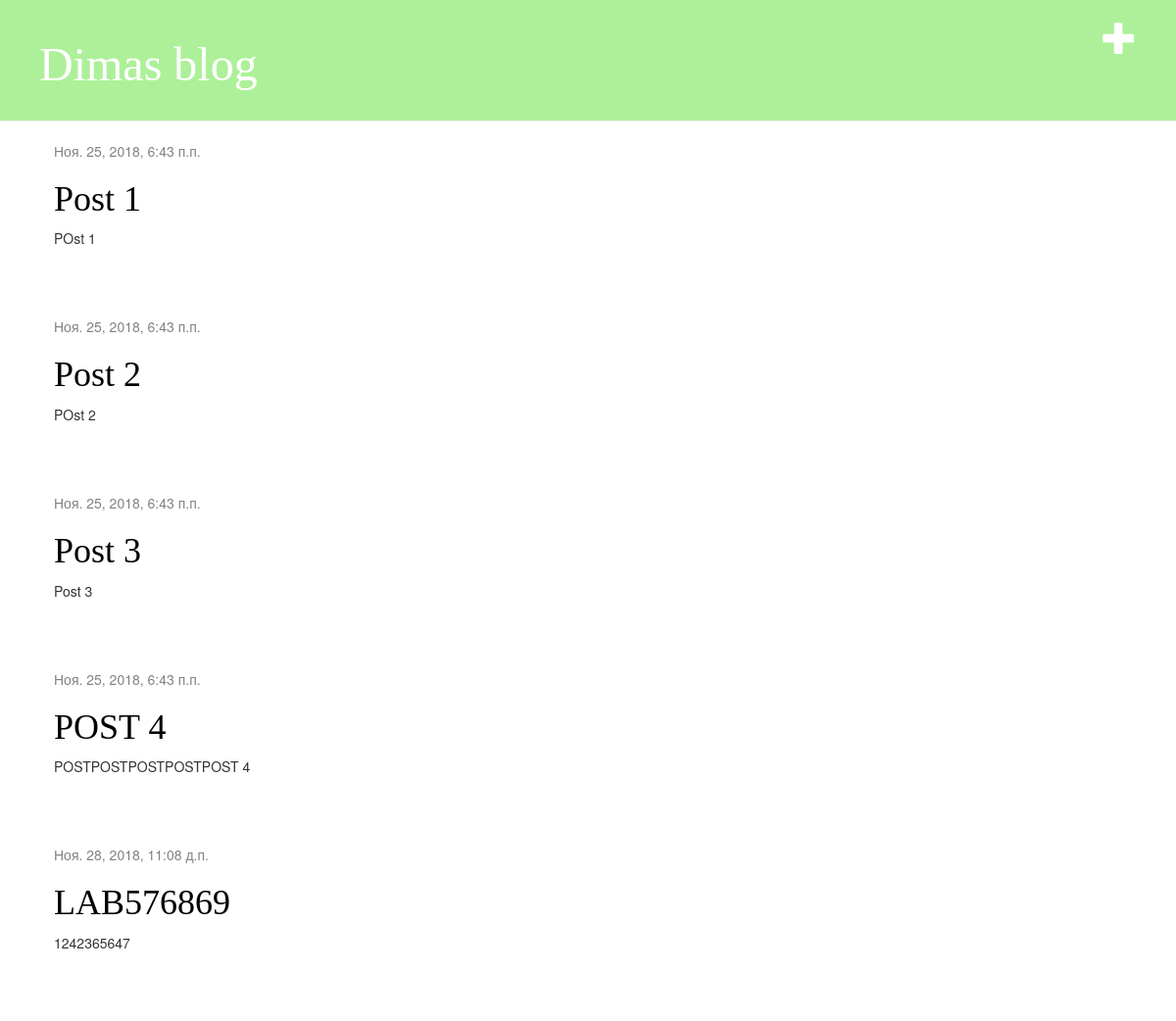
The page / on the database its author committed.
### blog/models.py (models this page shows, shortened)
class Post(models.Model):
    author = models.ForeignKey('auth.User', on_delete=models.CASCADE)
    title = models.CharField(max_length=200)
    text = models.TextField()
    created_date = models.DateTimeField(
            default=timezone.now)
    published_date = models.DateTimeField(
            blank=True, null=True)

### blog/views.py (the view)
# urls.py: url(r'^$', views.post_list, name='post_list'),
def post_list(request):
    posts = Post.objects.filter(published_date__lte=timezone.now()).order_by('published_date')
    return render(request, 'blog/post_list.html', {'posts': posts})

### blog/templates/blog/post_list.html
{% extends 'blog/base.html' %}
{% block content %}
    {% for post in posts %}
        <div class="post">
            <div class="date">
                {{ post.published_date }}
            </div>
            <h1><a href="{% url 'post_detail' pk=post.pk %}">{{ post.title }}</a></h1>
            <p>{{ post.text|linebreaksbr }}</p>
        </div>
    {% endfor %}
{% endblock %}

### blog/templates/blog/base.html (shortened to what this page needs)
{% load static %}
<html>
    <head>
        <link rel="stylesheet" href="//maxcdn.bootstrapcdn.com/bootstrap/3.2.0/css/bootstrap.min.css">
        <link rel="stylesheet" href="//maxcdn.bootstrapcdn.com/bootstrap/3.2.0/css/bootstrap-theme.min.css">
        <link rel="stylesheet" href="{% static 'css/blog.css' %}">
    </head>
<body>
    <div class="page-header">
        <a href="{% url 'post_new' %}" class="top-menu"><span class="glyphicon glyphicon-plus"></span></a>
        <h1><a href="/">Dimas blog</a></h1>
    </div>
    <div class="content container">
        <div class="row">
            <div class="col-md-8">
            {% block content %}
            {% endblock %}
            </div>
        </div>
    </div>
</body>
</html>

### blog/static/css/blog.css (style rules this page uses)
.page-header { background-color: #adf099; margin-top: 0; padding: 20px 20px 20px 40px; }
.page-header h1, .page-header h1 a, .page-header h1 a:visited, .page-header h1 a:active { color: #ffffff; font-size: 36pt; text-decoration: none; }
.content { margin-left: 40px; }
h1, h2, h3, h4 { font-family: 'Lobster', cursive; }
.date { color: #828282; }
.top-menu, .top-menu:hover, .top-menu:visited { color: #ffffff; float: right; font-size: 26pt; margin-right: 20px; }
.post { margin-bottom: 70px; }
.post h1 a, .post h1 a:visited { color: #000000; }

### rows shown on the page
Post: published_date "Ноя. 25, 2018, 6:43 п.п.", title "Post 1", text "POst 1"
Post: published_date "Ноя. 25, 2018, 6:43 п.п.", title "Post 2", text "POst 2"
Post: published_date "Ноя. 25, 2018, 6:43 п.п.", title "Post 3", text "Post 3"
Post: published_date "Ноя. 25, 2018, 6:43 п.п.", title "POST 4", text "POSTPOSTPOSTPOSTPOST 4"
Post: published_date "Ноя. 28, 2018, 11:08 д.п.", title "LAB576869", text "1242365647"
